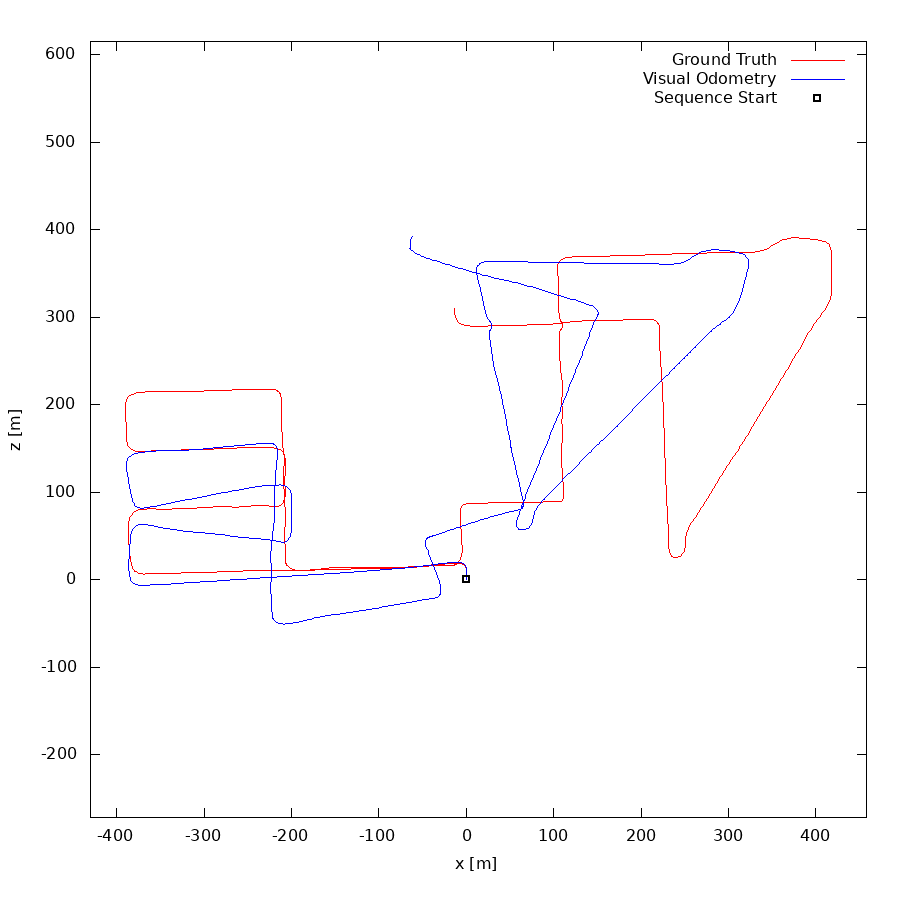

Here is the gnuplot script that generated this plot:
set term postscript eps enhanced color
set output "08.eps"
set size ratio -1
set xrange [-430:458]
set yrange [-272:615]
set xlabel "x [m]"
set ylabel "z [m]"
plot "08.txt" using 1:2 lc rgb "#FF0000" title 'Ground Truth' w lines,"08.txt" using 3:4 lc rgb "#0000FF" title 'Visual Odometry' w lines,"< head -1 08.txt" using 1:2 lc rgb "#000000" pt 4 ps 1 lw 2 title 'Sequence Start' w points
